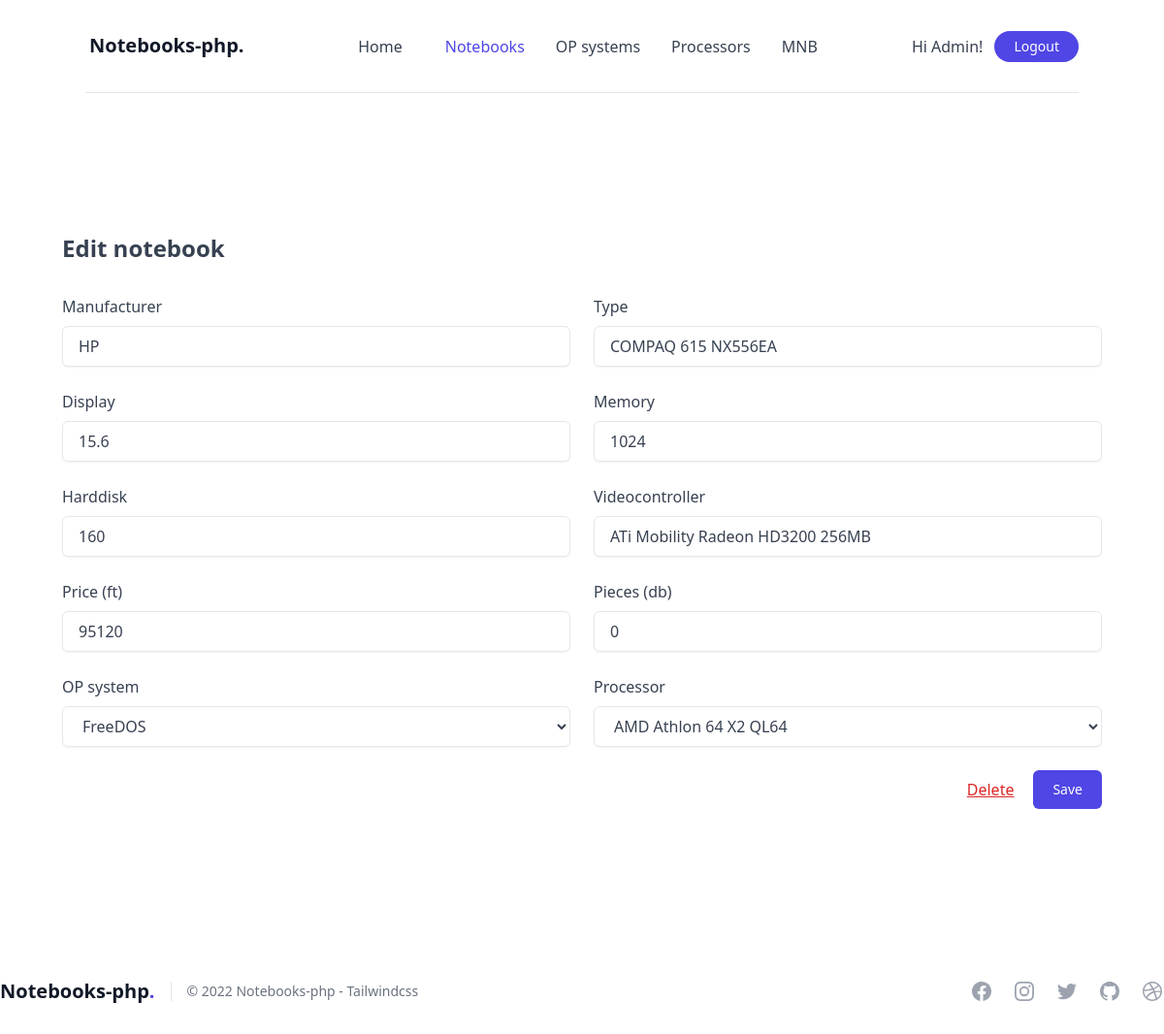
Screenshot of /notebooks/1/edit (signed in) with the database file from the repository.
### tables this page shows
CREATE TABLE IF NOT EXISTS `users` (
  `id` int(10) unsigned NOT NULL AUTO_INCREMENT,
  `name` varchar(255) NOT NULL,
  `email` varchar(255) NOT NULL,
  `password` varchar(255) NOT NULL,
  PRIMARY KEY (`id`)
);

CREATE TABLE IF NOT EXISTS `notebooks` (
  `id` int(10) unsigned NOT NULL AUTO_INCREMENT,
  `manufacturer` varchar(255) NOT NULL,
  `type` varchar(255) NOT NULL,
  `display` decimal(8,1) NOT NULL,
  `memory` int(10) NOT NULL,
  `harddisk` int(10) NOT NULL,
  `videocontroller` varchar(255) NOT NULL,
  `price` int(10) NOT NULL,
  `processor_id` int(10) NOT NULL,
  `opsystem_id` int(10) NOT NULL,
  `pieces` int(10) NOT NULL,
  PRIMARY KEY (`id`)
);

CREATE TABLE IF NOT EXISTS `opsystems` (
`id` int(10) unsigned NOT NULL AUTO_INCREMENT,
`os_name` varchar(255) NOT NULL,
PRIMARY KEY (`id`)
);

CREATE TABLE IF NOT EXISTS `processors` (
`id` int(10) unsigned NOT NULL AUTO_INCREMENT,
`manufacturer` varchar(255) NOT NULL,
`type` varchar(255) NOT NULL,
PRIMARY KEY (`id`)
);

### app/Controllers/Controller.php (called while the page is built, shortened)
<?php
abstract class Controller
{
	protected RouteCollection $routes;
	protected $folder = null;
	public function __construct(RouteCollection $routes)
	{
		$this->routes = $routes;
	}
	public function view(string $view, array $variables = [])
	{
		$routes = $this->routes;
		if(!str_contains($view, '.php')) {
			$view .= '.php';
		}
		if($folder = $this->folder) {
			$view = $folder . DIRECTORY_SEPARATOR . $view;
		}
		return require_once view($view);
	}
}

### app/Controllers/NotebookController.php (called while the page is built, shortened)
<?php
class NotebookController extends Controller
{
	public function edit(int $id)
	{
		return $this->view('edit', [
			'notebook' => Notebook::query()->findOrFail($id),
			'opsystems' => Opsystem::query()->getAll(),
			'processors' => Processor::query()->getAll()
		]);
	}
}

### app/Helpers/Route.php (called while the page is built, shortened)
<?php
class Route
{
	public string $path = '/';
	private $func;
	public function __construct(string $path, array $action)
	{
		$this->path = $path;
		$this->func = $action[1];
	}
	public function handle(RouteCollection $routes, $method, ...$args)
	{
		$controller = new ($this->controller)($routes);
		call_user_func_array([$controller, $this->func], $args);
	}
	public function getPath() : string
	{
		return $this->path;
	}
}

### app/Helpers/Router.php (called while the page is built, shortened)
<?php
class Router
{
	public static function invoke(RouteCollection $routes)
	{
		$method = $_SERVER['REQUEST_METHOD'];
		$uri = parse_url($_SERVER['REQUEST_URI'])['path'];
		$id = (int)filter_var($uri, FILTER_SANITIZE_NUMBER_INT);
		$routeName = preg_replace('/[0-9]+/', '{id}', $uri);
		if($route = $routes->get(name: $routeName)) {
			return $route->handle($routes, $method, $id);
		}
		return abort();
	}
}

### public/index.php (called while the page is built, shortened)
<?php
require_once __DIR__ . '/../routes/web.php';
Router::invoke($routes);

### app/Helpers/RouteCollection.php (called while the page is built, shortened)
<?php
class RouteCollection implements \Countable
{
	private array $routes = [];
	public function add(string $name, Route $route)
	{
		unset($this->routes[$name]);
		$this->routes[$name] = $route;
	}
	public function get(string $name) : ?Route
	{
		if(array_key_exists($name, $this->routes)) {
			return $this->routes[$name];
		}
		foreach($this->routes as $route) {
			if($route->getPath() == $name) {
				return $route;
			}
		}
		return null;
	}
}

### app/Helpers/helpers.php (called while the page is built, shortened)
<?php
function app($class) : object
{
	return ReflectionResolver::resolve($class);
}
function auth() : Auth
{
	return app(Auth::class);
}
function route(Route $route, $id = null) : string
{
 	if(str_contains($route->getPath(), '{id}') !== false) {
 		return str_replace('{id}', $id, $route->getPath());
	}
	return $route->getPath();
}
function isUrl($url) : bool
{
	return (bool) preg_match("/$url/", parse_url($_SERVER['REQUEST_URI'])['path']);
}
function isRoute(Route $route) : bool
{
	return $route->getPath() == parse_url($_SERVER['REQUEST_URI'])['path'];
}

### app/Helpers/ReflectionResolver.php (called while the page is built, shortened)
<?php
class ReflectionResolver
{
	public static function resolve(string $class): object
	{
		$reflectionClass = new ReflectionClass($class);
		if (($constructor = $reflectionClass->getConstructor()) === null) {
			return $reflectionClass->newInstance();
		}
		$newInstanceParams = [];
		return $reflectionClass->newInstanceArgs(
			$newInstanceParams
		);
	}
}

### app/Helpers/Auth.php (called while the page is built, shortened)
<?php
class Auth
{
	public static function check()
	{
		return isset($_SESSION['user_id']);
	}
	public static function id()
	{
		if(self::check()) {
			return (int) $_SESSION['user_id'];
		}
		return null;
	}
	public static function user() : ?object
	{
		if(self::check()) {
			return (object) User::query()->find(self::id());
		}
		return null;
	}
}

### app/Models/Model.php (called while the page is built, shortened)
<?php
abstract class Model implements ModelInterface, CrudInterface
{
	protected static $db = null;
	protected $table = null;
	protected $fetchMode = PDO::FETCH_ASSOC;
	public function __construct()
	{
		if (static::$db === null) {
			static::$db = Sql::make()
				->setConnection(DB_HOST, DB_PORT, DB_USER, DB_PASS, DB_NAME)
				->makeConnection()
				->getPdo();
		}
	}
	public static function query() : static
	{
		return (new static);
	}
	public function getAll($joins = null): iterable
	{
		$query = "SELECT * FROM {$this->table}";
		return $this->db()
			->query($query)
			->fetchAll($this->fetchMode);
	}
	public function find($idOrKey, $value = null)
	{
		$key = 'id';
		if(is_int($idOrKey) && !$value) {
			$value = $idOrKey;
		}
		return $this->db()
			->query("SELECT * FROM {$this->table} WHERE $key = '$value'")
			->fetch($this->fetchMode);
	}
	public function findOrFail($idOrKey, $value = null)
	{
		$data = $this->find($idOrKey, $value);
		return $data;
	}
	public function db(): PDO
	{
		return static::$db;
	}
}

### resources/views/notebooks/form.php (the view)
<div class="grid grid-cols-1 gap-6 mt-4 sm:grid-cols-2">
	<div>
		<label class="text-gray-700" for="manufacturer">Manufacturer</label>
		<input id="manufacturer" name="manufacturer" type="text" value="<?php echo isset($notebook) ? $notebook['manufacturer'] : null ?>" required>
	</div>
	<div>
		<label class="text-gray-700" for="type">Type</label>
		<input id="type" name="type" type="text" value="<?php echo isset($notebook) ? $notebook['type'] : null ?>" required>
	</div>
	<div>
		<label class="text-gray-700" for="display">Display</label>
		<input id="display" name="display" type="number" step="0.1" value="<?php echo isset($notebook) ? $notebook['display'] : null ?>" required>
	</div>
	<div>
		<label class="text-gray-700" for="memory">Memory</label>
		<input id="memory" name="memory" type="number" value="<?php echo isset($notebook) ? $notebook['memory'] : null ?>" required>
	</div>
    <div>
        <label class="text-gray-700" for="harddisk">Harddisk</label>
        <input id="harddisk" name="harddisk" type="number" value="<?php echo isset($notebook) ? $notebook['harddisk'] : null ?>" required>
    </div>
    <div>
        <label class="text-gray-700" for="videocontroller">Videocontroller</label>
        <input id="videocontroller" name="videocontroller" type="text" value="<?php echo isset($notebook) ? $notebook['videocontroller'] : null ?>" required>
    </div>
    <div>
        <label class="text-gray-700" for="price">Price (ft)</label>
        <input id="price" name="price" type="number" value="<?php echo isset($notebook) ? $notebook['price'] : null ?>" required>
    </div>
    <div>
        <label class="text-gray-700" for="pieces">Pieces (db)</label>
        <input id="pieces" name="pieces" type="number" value="<?php echo isset($notebook) ? $notebook['pieces'] : null ?>" required>
    </div>
    <div>
        <label class="text-gray-700" for="opsystem_id">OP system</label>
        <select name="opsystem_id" id="opsystem_id">
            <?php foreach($opsystems as $op) { ?>
                <option value="<?php echo $op['id'] ?>" <?php if(isset($notebook) && $op['id'] == $notebook['opsystem_id']) echo 'selected' ?>><?php echo $op['os_name'] ?></option>
            <?php } ?>
        </select>
    </div>
    <div>
        <label class="text-gray-700" for="processor_id">Processor</label>
        <select name="processor_id" id="processor_id">
			<?php foreach($processors as $proc) { ?>
                <option value="<?php echo $proc['id'] ?>" <?php if(isset($notebook) && $proc['id'] == $notebook['processor_id']) echo 'selected' ?>><?php echo $proc['manufacturer'] . ' ' . $proc['type']; ?></option>
			<?php } ?>
        </select>
    </div>
</div>

### resources/views/layouts/header.php (shortened to what this page needs)
<!DOCTYPE html>
<html lang="en">
<head>
    <link rel="stylesheet" href="/public/css/app.css">
</head>
<body>
<section class="w-full px-6 pb-12 antialiased bg-white" data-tails-scripts="//unpkg.com/alpinejs">
    <div class="mx-auto max-w-7xl">
        <nav class="relative z-50 h-24 select-none" x-data="{ showMenu: false }">
            <div class="container relative flex flex-wrap items-center justify-between h-24 mx-auto overflow-hidden font-medium border-b border-gray-200 md:overflow-visible lg:justify-center sm:px-4 md:px-2 lg:px-0">
                <div class="flex items-center justify-start w-1/4 h-full pr-4">
                    <a href="#_" class="inline-block py-4 md:py-0">
                        <span class="p-1 text-xl font-black leading-none text-gray-900"><?php echo SITE_NAME; ?>.</span>
                    </a>
                </div>
                <div class="top-0 left-0 items-start hidden w-full h-full p-4 text-sm bg-gray-900 bg-opacity-50 md:items-center md:w-3/4 md:absolute lg:text-base md:bg-transparent md:p-0 md:relative md:flex" :class="{'flex fixed': showMenu, 'hidden': !showMenu }">
                    <div class="flex-col w-full h-auto overflow-hidden bg-white rounded-lg md:bg-transparent md:overflow-visible md:rounded-none md:relative md:flex md:flex-row">
                        <div class="flex flex-col items-start justify-center w-full space-x-6 text-center lg:space-x-8 md:w-2/3 md:mt-0 md:flex-row md:items-center">
                            <a href="<?php echo route($routes->get('home')) ?>" class="<?php echo isRoute($routes->get('home')) ? 'nav-link-active' : 'nav-link'; ?>">Home</a>
                            <a href="<?php echo route($routes->get('notebooks.index')) ?>" class="<?php echo isUrl('notebooks*') ? 'nav-link-active' : 'nav-link'; ?>">Notebooks</a>
                            <a href="<?php echo route($routes->get('opsystems.index')) ?>" class="<?php echo isUrl('opsystems*') ? 'nav-link-active' : 'nav-link'; ?>">OP systems</a>
                            <a href="<?php echo route($routes->get('processors.index')) ?>" class="<?php echo isUrl('processors*') ? 'nav-link-active' : 'nav-link'; ?>">Processors</a>
                            <a href="<?php echo route($routes->get('mnb')) ?>" class="<?php echo isRoute($routes->get('mnb')) ? 'nav-link-active' : 'nav-link'; ?>">MNB</a>
                        </div>
                        <div class="flex flex-col items-start justify-end w-full pt-4 md:items-center md:w-1/3 md:flex-row md:py-0">
                            <?php if(!auth()->check()) : ?>
                                <a href="<?php echo route($routes->get('login')) ?>" class="w-full px-3 py-2 mr-0 text-gray-700 md:mr-2 lg:mr-3 md:w-auto">Sign In</a>
                                <a href="<?php echo route($routes->get('register')) ?>" class="button-pill">Sign Up</a>
                            <?php else : ?>
                                <span class="w-full, px-3 py-2 mr-0 text-gray-700">
                                    Hi <?php echo auth()->user()->name ?>!
                                </span>
                                <a href="<?php echo route($routes->get('logout')) ?>" class="button-pill">Logout</a>
                            <?php endif; ?>
                        </div>
                    </div>
                </div>
            </div>
        </nav>
    </div>
</section>
<main class="overflow-x-hidden flex-grow">

### rows the page displays
users: name "Admin"
notebooks: manufacturer "HP", type "COMPAQ 615 NX556EA", display "15.6", memory "1024", harddisk "160", videocontroller "ATi Mobility Radeon HD3200 256MB", price "95120", pieces "0", opsystem_id "FreeDOS", processor_id "AMD Athlon 64 X2 QL64"

### other values shown
SITE_NAME "Notebooks-php"
